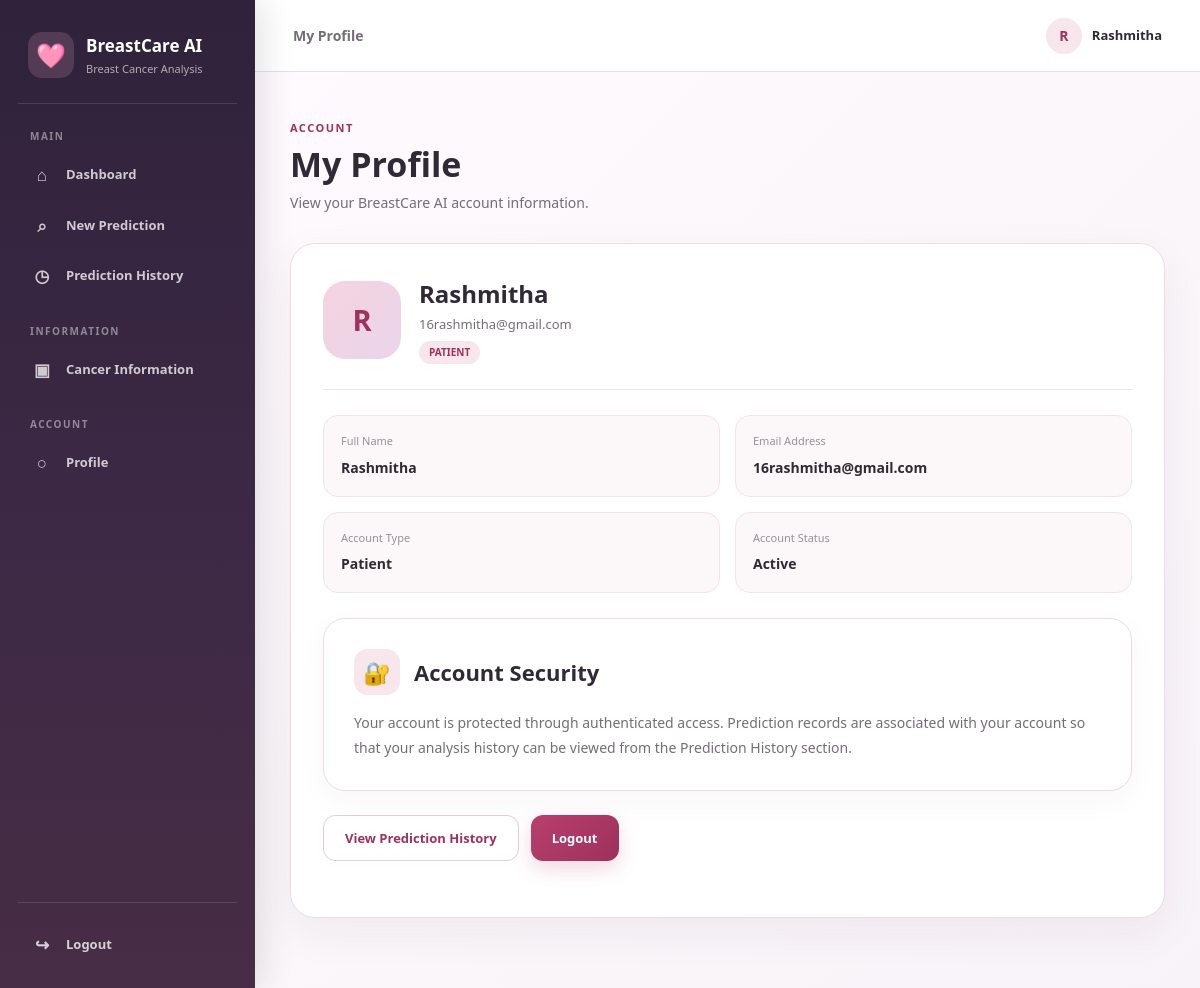
Page /profile (signed in) on the committed database.
### tables this page shows
CREATE TABLE users (

            id INTEGER PRIMARY KEY AUTOINCREMENT,

            name TEXT NOT NULL,

            email TEXT UNIQUE NOT NULL,

            password_hash TEXT NOT NULL,

            role TEXT NOT NULL DEFAULT 'patient',

            phone TEXT,

            age INTEGER,

            gender TEXT,

            address TEXT,

            profile_completed INTEGER NOT NULL DEFAULT 0,

            created_at TIMESTAMP DEFAULT CURRENT_TIMESTAMP
        );

### app.py (the view)
@app.route("/profile")
def profile():
    check = patient_required()
    if check:
        return check
    user = get_user_by_id(
        session["user_id"]
    )
    return render_template(
        "patient/profile.html",
        user=user
    )

### app.py (called while the page is built)
def patient_required():
    if "user_id" not in session:
        return redirect(url_for("login"))
    if session.get("role") != "patient":
        return redirect(url_for("home"))
    return None

### models.py (called while the page is built)
def get_db():
    connection = sqlite3.connect(
        DATABASE_PATH
    )
    connection.row_factory = sqlite3.Row
    return connection

def get_user_by_id(user_id):
    connection = get_db()
    user = connection.execute(
        """
        SELECT *
        FROM users
        WHERE id = ?
        """,
        (user_id,)
    ).fetchone()
    connection.close()
    return user

### templates/patient/profile.html (shortened to what this page needs)
{% extends "base.html" %}
{% block topbar_title %}
My Profile
{% endblock %}
{% block content %}
<div class="page-container">
    <div class="page-header">
        <span class="eyebrow">
            Account
        </span>
        <h1>
            My Profile
        </h1>
        <p>
            View your BreastCare AI account information.
        </p>
    </div>
    <div class="profile-card">
        <div class="profile-top">
            <div class="profile-avatar">
                {{ user.name[0]|upper }}
            </div>
            <div>
                <h2 class="profile-name">
                    {{ user.name }}
                </h2>
                <div class="profile-email">
                    {{ user.email }}
                </div>
                <span class="profile-badge">
                    {{ user.role }}
                </span>
            </div>
        </div>
        <div class="profile-info-grid">
            <div class="profile-info">
                <span>
                    Full Name
                </span>
                <strong>
                    {{ user.name }}
                </strong>
            </div>
            <div class="profile-info">
                <span>
                    Email Address
                </span>
                <strong>
                    {{ user.email }}
                </strong>
            </div>
            <div class="profile-info">
                <span>
                    Account Type
                </span>
                <strong>
                    {{ user.role|capitalize }}
                </strong>
            </div>
            <div class="profile-info">
                <span>
                    Account Status
                </span>
                <strong>
                    Active
                </strong>
            </div>
        </div>
        <div
            class="info-section"
            style="margin-top:25px;margin-bottom:0;"
        >
            <div class="info-section-header">
                <div class="info-section-icon">
                    🔐
                </div>
                <h2>
                    Account Security
                </h2>
            </div>
            <p>
                Your account is protected through authenticated
                access. Prediction records are associated with
                your account so that your analysis history can
                be viewed from the Prediction History section.
            </p>
        </div>
        <div class="action-row">
            <a
                href="{{ url_for('history') }}"
                class="secondary-btn"
            >
                View Prediction History
            </a>
            <a
                href="{{ url_for('logout') }}"
                class="primary-btn"
            >
                Logout
            </a>
        </div>
    </div>
</div>
{% endblock %}

### templates/base.html (shortened to what this page needs)
<!DOCTYPE html>
<html lang="en">
<head>
    <link
        rel="stylesheet"
        href="{{ url_for('static', filename='css/style.css') }}"
    >
</head>
<body>
{% if session.get("user_id") %}
<div class="app-layout">
    <aside class="sidebar">
        <div class="sidebar-brand">
            <div class="sidebar-brand-icon">
                🩷
            </div>
            <div class="sidebar-brand-text">
                <strong>BreastCare AI</strong>
                <span>Breast Cancer Analysis</span>
            </div>
        </div>
        <div class="sidebar-section">
            <div class="sidebar-section-title">
                Main
            </div>
            <nav class="sidebar-nav">
                {% if session.get("role") == "admin" %}
                <a
                    href="{{ url_for('admin_dashboard') }}"
                    class="sidebar-link"
                >
                    <span class="sidebar-icon">⌂</span>
                    <span>Dashboard</span>
                </a>
                <a
                    href="{{ url_for('admin_patients') }}"
                    class="sidebar-link"
                >
                    <span class="sidebar-icon">♙</span>
                    <span>Patients</span>
                </a>
                <a
                    href="{{ url_for('admin_predictions') }}"
                    class="sidebar-link"
                >
                    <span class="sidebar-icon">◉</span>
                    <span>Predictions</span>
                </a>
                {% else %}
                <a
                    href="{{ url_for('patient_dashboard') }}"
                    class="sidebar-link"
                >
                    <span class="sidebar-icon">⌂</span>
                    <span>Dashboard</span>
                </a>
                <a
                    href="{{ url_for('prediction') }}"
                    class="sidebar-link"
                >
                    <span class="sidebar-icon">⌕</span>
                    <span>New Prediction</span>
                </a>
                <a
                    href="{{ url_for('history') }}"
                    class="sidebar-link"
                >
                    <span class="sidebar-icon">◷</span>
                    <span>Prediction History</span>
                </a>
                {% endif %}
            </nav>
        </div>
        {% if session.get("role") != "admin" %}
        <div class="sidebar-section">
            <div class="sidebar-section-title">
                Information
            </div>
            <nav class="sidebar-nav">
                <a
                    href="{{ url_for('cancer_information') }}"
                    class="sidebar-link"
                >
                    <span class="sidebar-icon">▣</span>
                    <span>Cancer Information</span>
                </a>
            </nav>
        </div>
        {% endif %}
        <div class="sidebar-section">
            <div class="sidebar-section-title">
                Account
            </div>
            <nav class="sidebar-nav">
                {% if session.get("role") != "admin" %}
                <a
                    href="{{ url_for('profile') }}"
                    class="sidebar-link"
                >
                    <span class="sidebar-icon">○</span>
                    <span>Profile</span>
                </a>
                {% endif %}
            </nav>
        </div>
        <div class="sidebar-bottom">
            <a
                href="{{ url_for('logout') }}"
                class="sidebar-logout"
            >
                <span class="sidebar-icon">↪</span>
                <span>Logout</span>
            </a>
        </div>
    </aside>
    <main class="main-area">
        <header class="topbar">
            <div class="topbar-title">
                {% block topbar_title %}{% endblock %}
            </div>
            <div class="topbar-user">
                <div class="user-avatar-small">
                    {{ session.get("name", "U")[0]|upper }}
                </div>
                <span class="topbar-user-name">
                    {{ session.get("name", "User") }}
                </span>
            </div>
        </header>
        {% block content %}
        {% endblock %}
    </main>
</div>
{% else %}
{% block public_content %}
{% endblock %}
{% endif %}
</body>
</html>

### rows in the picture
users: get "Rashmitha", name "R", name "Rashmitha", email "16rashmitha@gmail.com", role "PATIENT", role "Patient"

### other values in the picture
{{ session.get("name", "U")[0]|upper }} "R"
